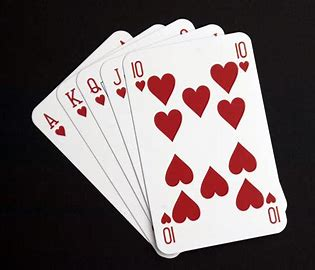
#> input picture firProject/Resources/cards.jpeg, 315 x 270 px
$ python WrapPerspective.py
#> lines starting #> are read from the running program, lines starting #| are printed output that depends on the picture; after the words box and inside, x2 and y2 are one past the last pixel; in counts of white or black regions, pixels touching at a corner belong together
import cv2
import numpy as np

img = cv2.imread('Resources/cards.jpeg')
#> img is the input picture: shape (270, 315, 3); mean B, G, R 104.2, 103.4, 115.5

width,height = 250,350
pts1 = np.float32([[125,58],[243,34],[161,253],[285,228]])
pts2 = np.float32([[0,0],[width,0],[0,height],[width,height]])
matrix = cv2.getPerspectiveTransform(pts1,pts2)
output = cv2.warpPerspective(img,matrix,(width,height))
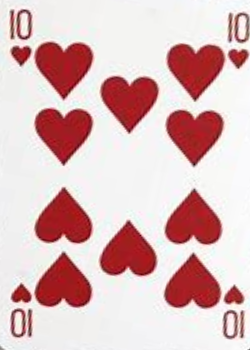
#> output: shape (350, 250, 3); mean B, G, R 187.8, 187.2, 219.9

# Convert the coordinates to integers
for x in range (0,4):
    center = (int(pts1[x][0]), int(pts1[x][1]))
    cv2.circle(img, center, 5, (0,0,255), cv2.FILLED)
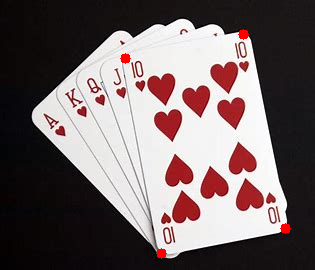
#> img: shape (270, 315, 3); 0.38% of pixels changed, all inside (x1, y1, x2, y2) = (120, 29, 291, 259)

cv2.imshow("Original image", img)
cv2.imshow("Warpped image", output)
cv2.waitKey(0)
